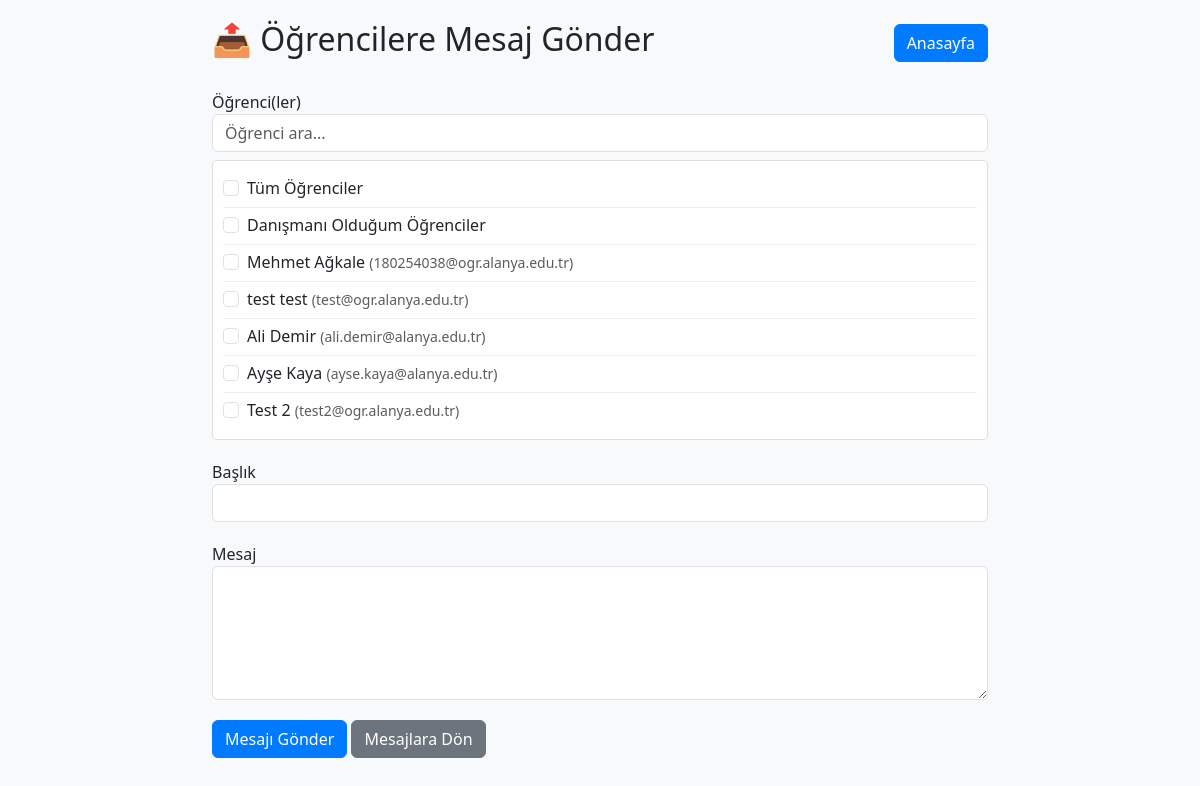
/ogretmen_mesaj_gonder.php (signed in), run on an earlier commit of the app's database.
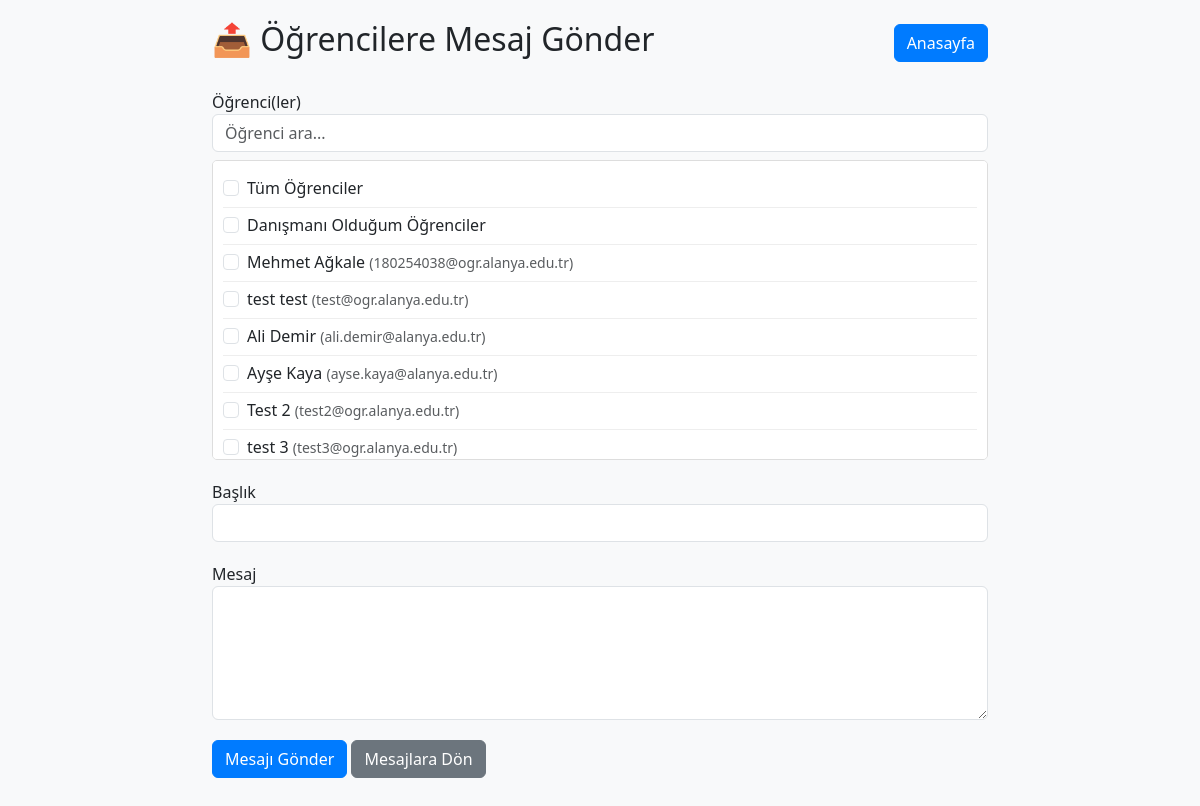
And on a later commit of the database.
### tables this page shows
CREATE TABLE `kullanicilar` (
  `id` int(11) NOT NULL,
  `email` varchar(255) NOT NULL,
  `sifre` varchar(255) NOT NULL,
  `ad` varchar(255) NOT NULL,
  `danisman_id` int(11) DEFAULT NULL
);

### ogretmen_mesaj_gonder.php (the view, shortened to what this page needs)
<?php
include "db.php";
$students = $db->query("SELECT id, ad, email FROM kullanicilar")->fetchAll(PDO::FETCH_ASSOC);
?>
<!DOCTYPE html>
<html lang="tr">
<head>
    <link href="assets/css/bootstrap.min.css" rel="stylesheet">
</head>
<body>
    <div class="container">
    <div class="d-flex justify-content-between align-items-center mb-4">
            <h2>📤 Öğrencilere Mesaj Gönder</h2>
            <div>
                <a href="panel.php" class="btn btn-primary">Anasayfa</a>
            </div>
        </div>
        <form method="POST">
            <div class="form-group">
                <label>Öğrenci(ler)</label>
                <div class="mb-2">
                    <input type="text" class="form-control" id="studentSearch" placeholder="Öğrenci ara...">
                </div>
                <div class="student-list">
                    <div class="student-item">
                        <div class="form-check">
                            <input type="checkbox" class="form-check-input" id="all" name="hedef_ogrenciler[]" value="all">
                            <label class="form-check-label" for="all">Tüm Öğrenciler</label>
                        </div>
                    </div>
                    <div class="student-item">
                        <div class="form-check">
                            <input type="checkbox" class="form-check-input" id="advisees" name="hedef_ogrenciler[]" value="advisees">
                            <label class="form-check-label" for="advisees">Danışmanı Olduğum Öğrenciler</label>
                        </div>
                    </div>
                    <?php foreach ($students as $student): ?>
                        <div class="student-item" data-name="<?php echo strtolower(htmlspecialchars($student['ad'])); ?>" data-email="<?php echo strtolower(htmlspecialchars($student['email'])); ?>">
                            <div class="form-check">
                                <input type="checkbox" class="form-check-input" id="ogrenci_<?php echo $student['id']; ?>"
                                       name="hedef_ogrenciler[]" value="<?php echo $student['id']; ?>">
                                <label class="form-check-label" for="ogrenci_<?php echo $student['id']; ?>">
                                    <?php echo htmlspecialchars($student['ad']); ?>
                                    <small class="text-muted">(<?php echo htmlspecialchars($student['email']); ?>)</small>
                                </label>
                            </div>
                        </div>
                    <?php endforeach; ?>
                </div>
            </div>
            <div class="form-group">
                <label for="baslik">Başlık</label>
                <input type="text" class="form-control" id="baslik" name="baslik" required>
            </div>
            <div class="form-group">
                <label for="mesaj">Mesaj</label>
                <textarea class="form-control" id="mesaj" name="mesaj" rows="5" required></textarea>
            </div>
            <button type="submit" class="btn btn-primary">Mesajı Gönder</button>
            <a href="ogretmen_mesajlar.php" class="btn btn-secondary">Mesajlara Dön</a>
        </form>
    </div>
</body>
</html>

What changed in the data, as far as the page shows it:
added kullanicilar: ad "test 3", email "test3@ogr.alanya.edu.tr"
